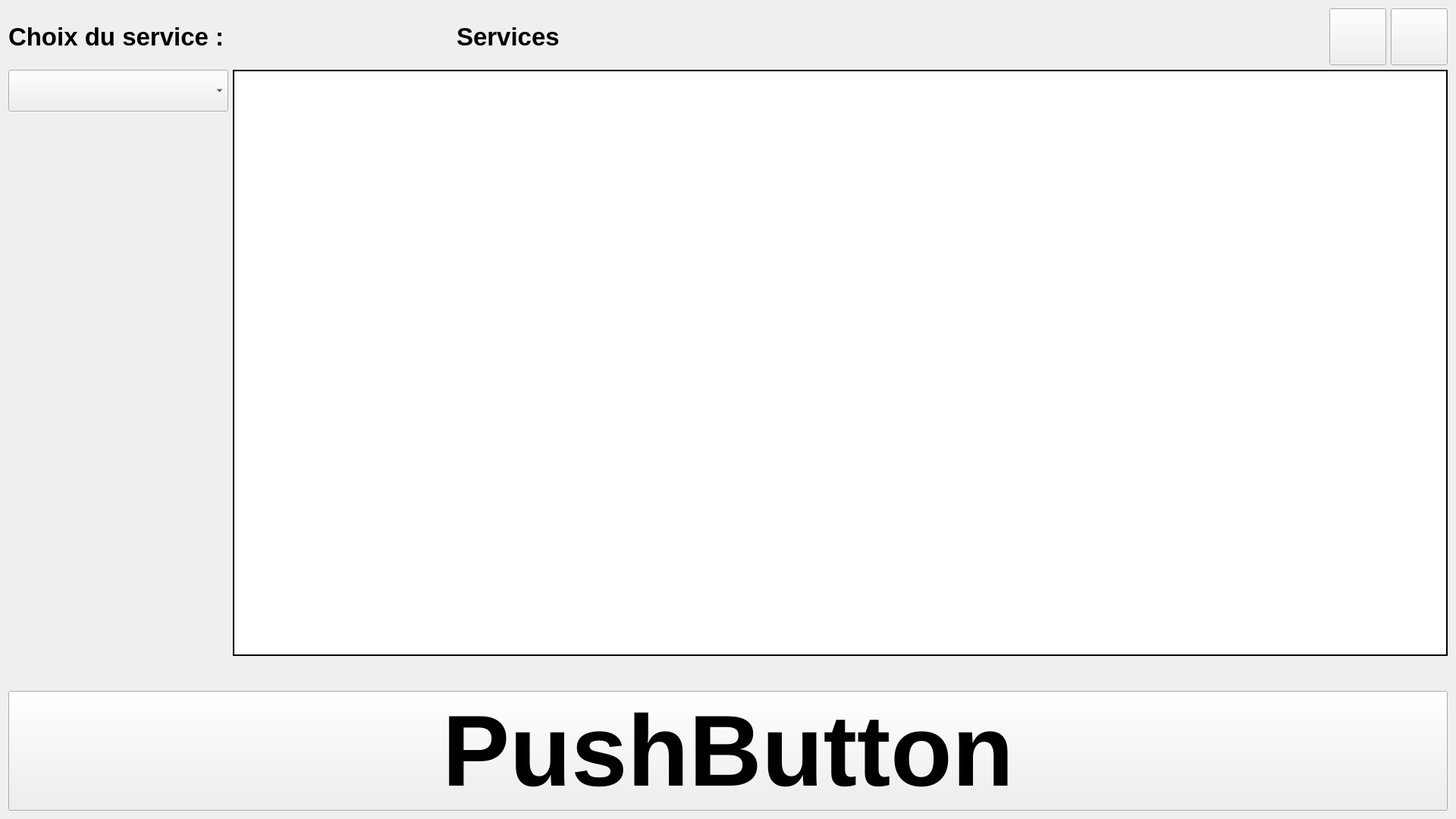
<?xml version="1.0" encoding="UTF-8"?>
<ui version="4.0">
 <class>MainWindow</class>
 <widget class="QMainWindow" name="MainWindow">
  <property name="geometry">
   <rect>
    <x>0</x>
    <y>0</y>
    <width>1920</width>
    <height>1080</height>
   </rect>
  </property>
  <property name="windowTitle">
   <string>MainWindow</string>
  </property>
  <widget class="QWidget" name="centralWidget">
   <property name="enabled">
    <bool>true</bool>
   </property>
   <layout class="QVBoxLayout" name="verticalLayout">
    <item>
     <layout class="QVBoxLayout" name="verticalLayout_33">
      <item>
       <layout class="QHBoxLayout" name="horizontalLayout_73">
        <item>
         <layout class="QHBoxLayout" name="horizontalLayout_74">
          <item>
           <widget class="QLabel" name="labelChoixService_9">
            <property name="minimumSize">
             <size>
              <width>241</width>
              <height>21</height>
             </size>
            </property>
            <property name="font">
             <font>
              <pointsize>25</pointsize>
              <weight>75</weight>
              <bold>true</bold>
             </font>
            </property>
            <property name="text">
             <string>Choix du service :</string>
            </property>
           </widget>
          </item>
          <item>
           <spacer name="horizontalSpacer_57">
            <property name="orientation">
             <enum>Qt::Horizontal</enum>
            </property>
            <property name="sizeType">
             <enum>QSizePolicy::Minimum</enum>
            </property>
            <property name="sizeHint" stdset="0">
             <size>
              <width>300</width>
              <height>20</height>
             </size>
            </property>
           </spacer>
          </item>
          <item>
           <widget class="QLabel" name="labelServiceEnCours_9">
            <property name="minimumSize">
             <size>
              <width>181</width>
              <height>21</height>
             </size>
            </property>
            <property name="font">
             <font>
              <pointsize>25</pointsize>
              <weight>75</weight>
              <bold>true</bold>
             </font>
            </property>
            <property name="text">
             <string>Services</string>
            </property>
           </widget>
          </item>
          <item>
           <spacer name="horizontalSpacer_58">
            <property name="orientation">
             <enum>Qt::Horizontal</enum>
            </property>
            <property name="sizeType">
             <enum>QSizePolicy::Expanding</enum>
            </property>
            <property name="sizeHint" stdset="0">
             <size>
              <width>40</width>
              <height>20</height>
             </size>
            </property>
           </spacer>
          </item>
          <item>
           <spacer name="horizontalSpacer_59">
            <property name="orientation">
             <enum>Qt::Horizontal</enum>
            </property>
            <property name="sizeType">
             <enum>QSizePolicy::Expanding</enum>
            </property>
            <property name="sizeHint" stdset="0">
             <size>
              <width>40</width>
              <height>20</height>
             </size>
            </property>
           </spacer>
          </item>
          <item>
           <layout class="QHBoxLayout" name="horizontalLayout_75">
            <item>
             <widget class="QPushButton" name="pushButtonSettings_9">
              <property name="minimumSize">
               <size>
                <width>75</width>
                <height>75</height>
               </size>
              </property>
              <property name="text">
               <string/>
              </property>
              <property name="iconSize">
               <size>
                <width>32</width>
                <height>32</height>
               </size>
              </property>
             </widget>
            </item>
            <item>
             <widget class="QPushButton" name="pushButtonClose_9">
              <property name="minimumSize">
               <size>
                <width>75</width>
                <height>75</height>
               </size>
              </property>
              <property name="text">
               <string/>
              </property>
              <property name="iconSize">
               <size>
                <width>32</width>
                <height>32</height>
               </size>
              </property>
             </widget>
            </item>
           </layout>
          </item>
         </layout>
        </item>
       </layout>
      </item>
      <item>
       <layout class="QHBoxLayout" name="horizontalLayout_76" stretch="0,1">
        <item>
         <layout class="QVBoxLayout" name="verticalLayout_34">
          <item>
           <widget class="QComboBox" name="comboBoxChoixService_9">
            <property name="minimumSize">
             <size>
              <width>290</width>
              <height>55</height>
             </size>
            </property>
            <property name="font">
             <font>
              <pointsize>12</pointsize>
              <weight>75</weight>
              <bold>true</bold>
             </font>
            </property>
            <property name="editable">
             <bool>false</bool>
            </property>
            <property name="insertPolicy">
             <enum>QComboBox::InsertAtBottom</enum>
            </property>
           </widget>
          </item>
          <item>
           <layout class="QHBoxLayout" name="horizontalLayout_77">
            <item>
             <layout class="QVBoxLayout" name="verticalLayout_35">
              <item>
               <spacer name="verticalSpacer_44">
                <property name="orientation">
                 <enum>Qt::Vertical</enum>
                </property>
                <property name="sizeHint" stdset="0">
                 <size>
                  <width>20</width>
                  <height>40</height>
                 </size>
                </property>
               </spacer>
              </item>
             </layout>
            </item>
           </layout>
          </item>
         </layout>
        </item>
        <item>
         <layout class="QHBoxLayout" name="horizontalLayout_81">
          <item>
           <layout class="QVBoxLayout" name="verticalLayout_36">
            <item>
             <widget class="QTableView" name="tableView">
              <property name="styleSheet">
               <string notr="true">border : 2px solid black</string>
              </property>
             </widget>
            </item>
           </layout>
          </item>
         </layout>
        </item>
       </layout>
      </item>
      <item>
       <spacer name="verticalSpacer_45">
        <property name="orientation">
         <enum>Qt::Vertical</enum>
        </property>
        <property name="sizeType">
         <enum>QSizePolicy::Minimum</enum>
        </property>
        <property name="sizeHint" stdset="0">
         <size>
          <width>20</width>
          <height>40</height>
         </size>
        </property>
       </spacer>
      </item>
      <item>
       <widget class="QPushButton" name="pushButtonStart">
        <property name="font">
         <font>
          <pointsize>100</pointsize>
          <weight>75</weight>
          <bold>true</bold>
         </font>
        </property>
        <property name="text">
         <string>PushButton</string>
        </property>
       </widget>
      </item>
     </layout>
    </item>
   </layout>
  </widget>
 </widget>
 <layoutdefault spacing="6" margin="11"/>
 <resources/>
 <connections/>
</ui>
